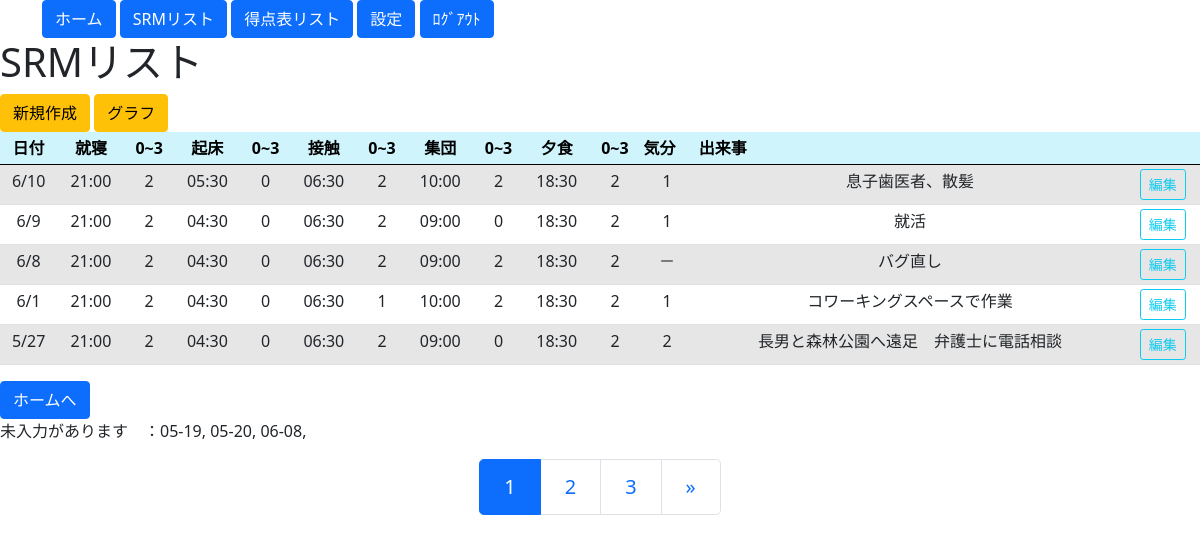
/SRM/SRMlist/, run on the app's committed database.
### blogpost/models.py (models this page shows, shortened)
class SRMOptionModel(models.Model):
    title = "SRM_option"
    SRM_name1 = "就寝"
    SRM_name2 = "起床"
    SRM_name3 = models.CharField(default = "接触", max_length=20, blank=True, null=True)
    SRM_name4 = models.CharField(default = "集団", max_length=20, blank=True, null=True)
    SRM_name5 = models.CharField(default = "夕食", max_length=20, blank=True, null=True)
    SRM_name6 = models.CharField(max_length=20,blank=True, null=True)
    SRM_name7 = models.CharField(max_length=20,blank=True, null=True)
    SRM_name8 = models.CharField(max_length=20,blank=True, null=True)
    SRM_name9 = models.CharField(max_length=20,blank=True, null=True)
    SRM_name10 = models.CharField(max_length=20,blank=True, null=True)

class SRMModel(models.Model):
    actions = ["昨就寝","起床","接触","集団","夕食","#6","#7","#8","#9","#10"]
    action_times = ["action" + str(i) +"_time" for i in range(len(actions))]
    default_times = [time(21,00,00,0),time(4,30,00,0),time(6,30,00,0),time(9,00,00,0),time(18,30,00,0),time(12,00,00,0),time(12,00,00,0),time(12,00,00,0),time(12,00,00,0),time(12,00,00,0)]
    action_values = ["action" + str(i) +"_value" for i in range(len(actions))]
    value_range1 =  ((0,0),(1,1),(2,2),(3,3))
    value_range2 = ((-5,-5),(-4,-4),(-3,-3),(-2,-2),(-1,-1),(0,0),(1,1),(2,2),(3,3),(4,4),(5,5))
    i = 0
    SRM_date = models.DateField(primary_key=True, default=timezone.localtime, help_text="日付")  #db_index=True
    action_time1 = models.TimeField(default=default_times[i], blank=True, null=True, help_text=actions[i] + "の時間")
    action_value1 = models.IntegerField(choices=value_range1, blank=True, null=True, help_text=actions[i] +"の活動量 0～3")
    i += 1
    action_time2 = models.TimeField(default=default_times[i], blank=True, null=True, help_text=actions[i] + "の時間")
    action_value2 = models.IntegerField(choices=value_range1, blank=True, null=True, help_text=actions[i] +"の活動量 0～3")
    i += 1
    action_time3 = models.TimeField(default=default_times[i], blank=True, null=True, help_text=actions[i] + "の時間")
    action_value3 = models.IntegerField(choices=value_range1, blank=True, null=True, help_text=actions[i] +"の活動量 0～3")
    i += 1
    action_time4 = models.TimeField(default=default_times[i], blank=True, null=True, help_text=actions[i] + "の時間")
    action_value4 = models.IntegerField(choices=value_range1, blank=True, null=True, help_text=actions[i] +"の活動量 0～3")
    i += 1
    action_time5 = models.TimeField(default=default_times[i], blank=True, null=True, help_text=actions[i] + "の時間")
    action_value5 = models.IntegerField(choices=value_range1, blank=True, null=True, help_text=actions[i] +"の活動量 0～3")
    i += 1
    action_time6 = models.TimeField(default=default_times[i], blank=True, null=True, help_text=actions[i] + "の時間")
    action_value6 = models.IntegerField(choices=value_range1, blank=True, null=True, help_text=actions[i] +"の活動量 0～3")
    i += 1
    action_time7 = models.TimeField(default=default_times[i], blank=True, null=True, help_text=actions[i] + "の時間")
    action_value7 = models.IntegerField(choices=value_range1, blank=True, null=True, help_text=actions[i] +"の活動量 0～3")
    i += 1
    action_time8 = models.TimeField(default=default_times[i], blank=True, null=True, help_text=actions[i] + "の時間")
    action_value8 = models.IntegerField(choices=value_range1, blank=True, null=True, help_text=actions[i] +"の活動量 0～3")
    i += 1
    action_time9 = models.TimeField(default=default_times[i], blank=True, null=True, help_text=actions[i] + "の時間")
    action_value9 = models.IntegerField(choices=value_range1, blank=True, null=True, help_text=actions[i] +"の活動量 0～3")
    i += 1
    action_time10 = models.TimeField(default=default_times[i] , blank=True, null=True, help_text=actions[i] + "の時間")
    action_value10 = models.IntegerField(choices=value_range1, blank=True, null=True, help_text=actions[i] +"の活動量 0～3")
    mood_value = models.IntegerField(choices=value_range2, default=None, blank=True, null=True, help_text="気分の値 -5～5")
    ivent = models.CharField(max_length=50, blank=True, null=True)

### blogpost/views.py (the view)
# urls.py: path('SRM/SRMlist/', SRMList.as_view(), name='SRMlist'),
class SRMList(ListView):
    template_name = 'SRM/SRMlist.html'
    model = SRMModel
    paginate_by = 5
    def get_queryset(self):
        SRM = SRMModel.objects.order_by('-SRM_date')
        return SRM
    def get_context_data(self, **kwargs):
        context = super().get_context_data(**kwargs) # はじめに継承元のメソッドを呼び出す
        context['players'] = '勇者', '戦士', '魔法使い', '忍者'
        context['message'] = 'Welcome my BBS'
        context['categolys'] = list(BlogModel.objects.all().values_list('title', flat=True))#.order_by("id")
        context['SRMoptions'] = list(SRMOptionModel.objects.all())
        context['SRMname'] = 'SRMoptions.0.SRM_name1','SRMoptions.0.SRM_name2','SRMoptions.0.SRM_name3','SRMoptions.0.SRM_name4','SRMoptions.0.SRM_name5','SRMoptions.0.SRM_name6','SRMoptions.0.SRM_name7','SRMoptions.0.SRM_name8','SRMoptions.0.SRM_name9','SRMoptions.0.SRM_name10'
        return context

### blogpost/templatetags/random_tags.py (called while the page is built)
@register.simple_tag
def nullblank(value1):
    if value1 is not None:
        ans = value1
    else:
        ans = "－"
    return ans

### blogpost/templates/SRM/SRMlist.html (shortened to what this page needs)
<!doctype html>
<html lang="en">
  <head>
    <link href="https://cdn.jsdelivr.net/npm/bootstrap@5.0.0-beta1/dist/css/bootstrap.min.css" rel="stylesheet">
  </head>
{% extends 'base.html' %}
{% block content %}
  <body>
  {% load srmcheck_tags %}
  {% load random_tags %}
    <h1>SRMリスト </h1>
    <a class="btn btn-warning" href="{% url 'SRMcreate' %}" role="button">新規作成</a>
    <a class="btn btn-warning" href="{% url 'glaph1' %}" role="button">グラフ</a>
    <table class="table table-striped table-hover table-sm">
      <thead>
        <tr class="table-info">
          <th style="text-align:center">日付</th>
          {% if SRMoptions.0.SRM_name1 != None %}
            <th style="text-align:center">{{ SRMoptions.0.SRM_name1 }}</th>
            <th style="text-align:center">0~3</th>
          {% endif %}
          {% if SRMoptions.0.SRM_name2 != None %}
            <th style="text-align:center">{{ SRMoptions.0.SRM_name2 }}</th>
            <th style="text-align:center">0~3</th>
          {% endif %}
          {% if SRMoptions.0.SRM_name3 != None %}
            <th style="text-align:center">{{ SRMoptions.0.SRM_name3 }}</th>
            <th style="text-align:center">0~3</th>
          {% endif %}
          {% if SRMoptions.0.SRM_name4 != None %}
            <th style="text-align:center">{{ SRMoptions.0.SRM_name4 }}</th>
            <th style="text-align:center">0~3</th>
          {% endif %}
          {% if SRMoptions.0.SRM_name5 != None %}
            <th style="text-align:center">{{ SRMoptions.0.SRM_name5 }}</th>
            <th style="text-align:center">0~3</th>
          {% endif %}
          <th>気分</th>
          <th>出来事</th>
          <th></th>
        </tr>
      </thead>
      <tbody>
      {% for item in object_list%}
        <tr style="text-align:center">
          <td>{{ item.SRM_date|date:"n/j" }}</td>
          {% if SRMoptions.0.SRM_name1 != None %}
          <td>{{ item.action_time1|date:"H:i" }}</td>
          <td>{% nullblank item.action_value1 %}</td>
          {% endif %}
          {% if SRMoptions.0.SRM_name2 != None %}
          <td>{{ item.action_time2|date:"H:i" }}</td>
          <td>{% nullblank item.action_value2 %}</td>
          {% endif %}
          {% if SRMoptions.0.SRM_name3 != None %}
          <td>{{ item.action_time3|date:"H:i" }}</td>
          <td>{% nullblank item.action_value3 %}</td>
          {% endif %}
          {% if SRMoptions.0.SRM_name4 != None %}
          <td>{{ item.action_time4|date:"H:i" }}</td>
          <td>{% nullblank item.action_value4 %}</td>
          {% endif %}
          {% if SRMoptions.0.SRM_name5 != None %}
          <td>{{ item.action_time5|date:"H:i" }}</td>
          <td>{% nullblank item.action_value5 %}</td>
          {% endif %}
          <td>{% nullblank item.mood_value %}</td>
          <td>{{ item.ivent }}</td>
          <td><a class="btn btn-outline-info btn-sm" href="{% url 'SRMupdate' item.pk %}" role="button">編集</a></td>
        </tr>
      {% endfor %}
      </tbody>
    </table>
        <a class="btn btn-primary" href="{% url 'Top' %}" role="button">ホームへ</a>
<p>{% SRM_check %}</p>
<nav aria-label="Page navigation example">
    <ul class="pagination justify-content-center pagination-lg g-mt-28 g-mb-28">
        {% for num in page_obj.paginator.page_range %}
            {% if num <= page_obj.number|add:5 and num >= page_obj.number|add:-5 %}
                {% if page_obj.number == num %}
                    <li class="page-item active"><a class="page-link" href="#">{{ num }}</a></li>
                {% else %}
                    <li class="page-item"><a class="page-link" href="?page={{ num }}">{{ num }}</a></li>
                {% endif %}
            {% endif %}
        {% endfor %}
        {% if page_obj.has_next %}
            <li class="page-item">
                <a class="page-link" href="?page={{ page_obj.next_page_number }}">
                    <span aria-hidden="true">&raquo;</span>
                </a>
            </li>
        {% endif %}
    </ul>
</nav>
{% endblock content %}

### data on the page
SRMOptionModel: SRMoptions "就寝", SRMoptions "起床", SRM_name3 "接触", SRM_name4 "集団", SRM_name5 "夕食", SRM_name7+SRM_name3+SRM_name4 "未入力があります ：05-19, 05-20, 06-08,"
SRMModel: SRM_date "6/10", action_time1 "21:00", action_value1 "2", action_time2 "05:30", action_value2 "0", action_time3 "06:30", action_value3 "2", action_time4 "10:00", action_value4 "2", action_time5 "18:30", action_value5 "2", mood_value "1", ivent "息子歯医者、散髪"
SRMModel: SRM_date "6/9", action_time1 "21:00", action_value1 "2", action_time2 "04:30", action_value2 "0", action_time3 "06:30", action_value3 "2", action_time4 "09:00", action_value4 "0", action_time5 "18:30", action_value5 "2", mood_value "1", ivent "就活"
SRMModel: SRM_date "6/8", action_time1 "21:00", action_value1 "2", action_time2 "04:30", action_value2 "0", action_time3 "06:30", action_value3 "2", action_time4 "09:00", action_value4 "2", action_time5 "18:30", action_value5 "2", mood_value "－", ivent "バグ直し"
SRMModel: SRM_date "6/1", action_time1 "21:00", action_value1 "2", action_time2 "04:30", action_value2 "0", action_time3 "06:30", action_value3 "1", action_time4 "10:00", action_value4 "2", action_time5 "18:30", action_value5 "2", mood_value "1", ivent "コワーキングスペースで作業"
SRMModel: SRM_date "5/27", action_time1 "21:00", action_value1 "2", action_time2 "04:30", action_value2 "0", action_time3 "06:30", action_value3 "2", action_time4 "09:00", action_value4 "0", action_time5 "18:30", action_value5 "2", mood_value "2", ivent "長男と森林公園へ遠足 弁護士に電話相談"

### other printed values
{{ num }} "1"
{{ num }} "2" "3"
